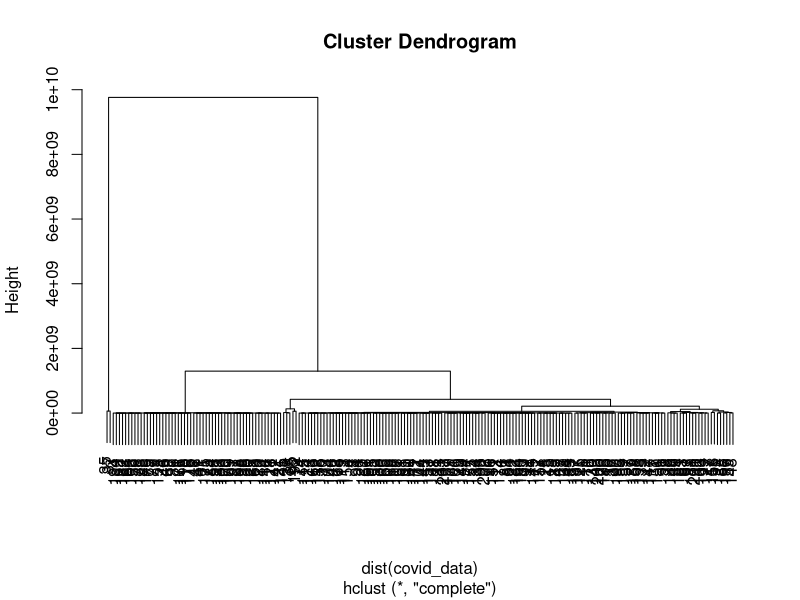

Write R code to recreate this figure.
covid_data <- read.table("Data_COVID_OWID_per_capita.csv", header = TRUE, sep = ",", 
                         stringsAsFactors = FALSE)

#Using Hierarchical Clustering
hc.complete <- hclust(dist(covid_data), method = "complete")
plot(hc.complete)
